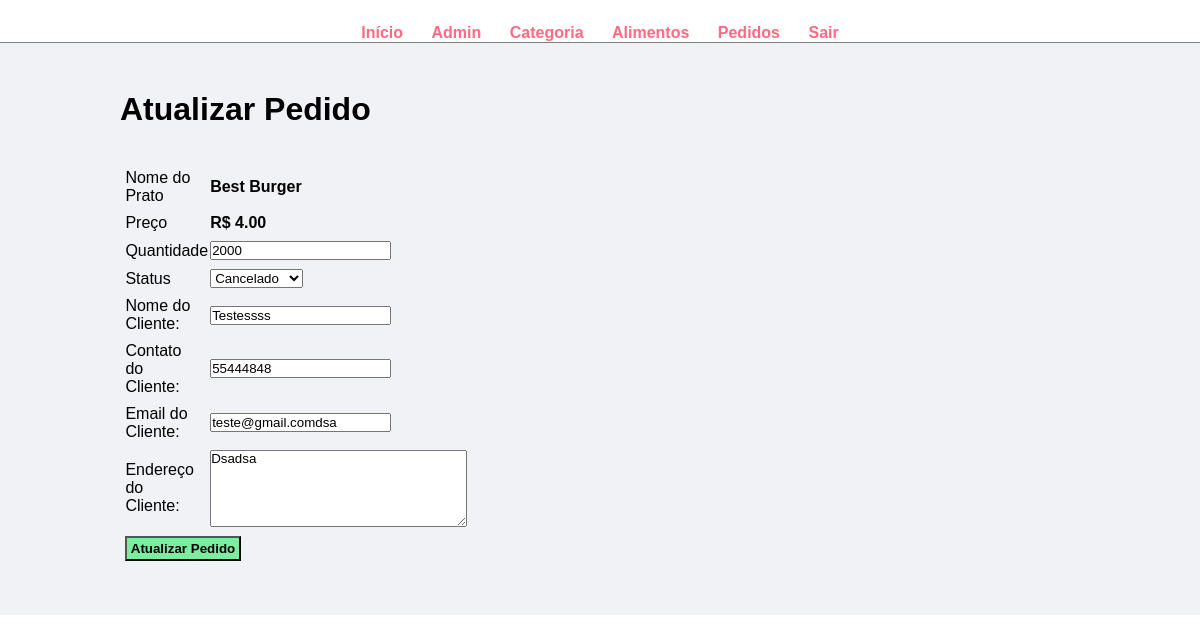
Page /admin/atualizar-pedido.php?id=9 on the committed database.
### tables this page shows
CREATE TABLE `tbl_pedido` (
  `id` int(10) UNSIGNED NOT NULL,
  `comida` varchar(150) NOT NULL,
  `preço` decimal(10,2) NOT NULL,
  `quantidade` int(11) NOT NULL,
  `total` decimal(10,2) NOT NULL,
  `data_pedido` datetime NOT NULL,
  `status` varchar(50) NOT NULL,
  `nome_cliente` varchar(150) NOT NULL,
  `contato_cliente` varchar(20) NOT NULL,
  `email_cliente` varchar(150) NOT NULL,
  `endereco_cliente` varchar(255) NOT NULL,
  `id_administrador` int(10) UNSIGNED DEFAULT NULL
);

### admin/atualizar-pedido.php (the view, shortened to what this page needs)
<?php include('partials/menu.php'); ?>
<div class="main-content">
    <div class="wrapper">
        <h1>Atualizar Pedido</h1>
        <br><br>
        <?php
            if(isset($_GET['id']))
            {
                $id = $_GET['id'];
                $sql = "SELECT * FROM tbl_pedido WHERE id=$id";
                $res = mysqli_query($conn, $sql);
                $count = mysqli_num_rows($res);
                if($count == 1)
                {
                    $row = mysqli_fetch_assoc($res);
                    $comida = $row['comida'];
                    $preço = $row['preço'];
                    $quantidade = $row['quantidade'];
                    $status = $row['status'];
                    $nome_cliente = $row['nome_cliente'];
                    $contato_cliente = $row['contato_cliente'];
                    $email_cliente = $row['email_cliente'];
                    $endereco_cliente = $row['endereco_cliente'];
                }
                else
                {
                    header('location:' . SITEURL . 'admin/gerenciar-pedido.php');
                }
            }
            else
            {
                header('location:' . SITEURL . 'admin/gerenciar-pedido.php');
            }
        ?>
        <form action="" method="POST">
            <table class="tbl-30">
                <tr>
                    <td>Nome do Prato</td>
                    <td><b><?php echo $comida; ?></b></td>
                </tr>
                <tr>
                    <td>Preço</td>
                    <td>
                        <b>R$ <?php echo $preço; ?></b>
                    </td>
                </tr>
                <tr>
                    <td>Quantidade</td>
                    <td>
                        <input type="number" name="quantidade" value="<?php echo $quantidade; ?>">
                    </td>
                </tr>
                <tr>
                    <td>Status</td>
                    <td>
                        <select name="status">
                            <option <?php if($status == "Cancelado"){ echo "selected"; } ?> value="Cancelado">Cancelado</option>
                        </select>
                    </td>
                </tr>
                <tr>
                    <td>Nome do Cliente:</td>
                    <td>
                        <input type="text" name="nome_cliente" value="<?php echo $nome_cliente; ?>">
                    </td>
                </tr>
                <tr>
                    <td>Contato do Cliente:</td>
                    <td>
                        <input type="text" name="contato_cliente" value="<?php echo $contato_cliente; ?>">
                    </td>
                </tr>
                <tr>
                    <td>Email do Cliente:</td>
                    <td>
                        <input type="text" name="email_cliente" value="<?php echo $email_cliente; ?>">
                    </td>
                </tr>
                <tr>
                    <td>Endereço do Cliente:</td>
                    <td>
                        <textarea name="endereco_cliente" cols="30" rows="5"><?php echo $endereco_cliente; ?></textarea>
                    </td>
                </tr>
                <tr>
                    <td colspan="2">
                        <input type="submit" name="submit" value="Atualizar Pedido" class="btn-secondary">
                    </td>
                </tr>
            </table>
        </form>
    </div>
</div>

### css/admin.css (style rules this page uses)
* { margin: 0; padding: 0; font-family: Arial, Helvetica, sans-serif; }
.wrapper { padding: 1%; width: 80%; margin: 0 auto; }
.tbl-30 { width: 30%; }
table tr td { padding: 1%; }
.btn-secondary { background-color: #7bed9f; padding: 1%; color: black; text-decoration: none; font-weight: bold; }
.main-content { background-color: #f1f2f6; padding: 3% 0; }

### rows in the picture
tbl_pedido: comida "Best Burger", preço "4.00", quantidade "2000", status "Cancelado", nome_cliente "Testessss", contato_cliente "55444848", email_cliente "teste@gmail.comdsa", endereco_cliente "Dsadsa"
